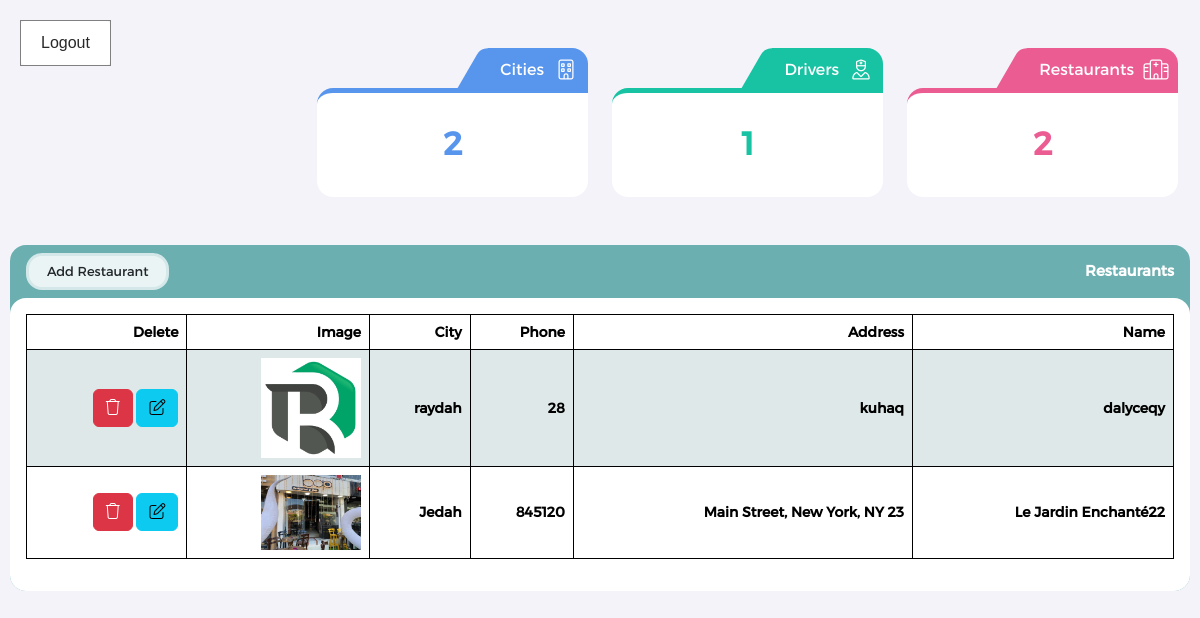
The page /admin/index.php (signed in) on the database its author committed.
### tables this page shows
CREATE TABLE `restaurants` (
  `restaurant_id` int(11) NOT NULL,
  `restaurant_name` varchar(200) NOT NULL,
  `restaurant_address` text NOT NULL,
  `restaurant_phone` varchar(100) NOT NULL,
  `restaurant_username` varchar(250) NOT NULL,
  `restaurant_password` varchar(250) NOT NULL,
  `city_id` int(11) NOT NULL,
  `restaurant_image` varchar(500) NOT NULL
);

CREATE TABLE `cities` (
  `city_id` int(11) NOT NULL,
  `city_name` varchar(100) NOT NULL
);

### helper.php (called while the page is built, shortened)
<?php
if (!function_exists('runQuery')) {
    function runQuery($query)
    {
        $servername = "localhost";
        $username = "root";
        $password = "";
        $database = "resturants";
        $conn = new mysqli($servername, $username, $password, $database);
        $conn->set_charset("utf8");
        return $conn->query($query);
    }
}

### admin/index.php (the view, shortened to what this page needs)
<?php
require('../helper.php');
$selectRestaurantsSql = 'SELECT * FROM restaurants order by restaurant_id DESC';
$selectRestaurantsResult = runQuery($selectRestaurantsSql);
?>
<!doctype html>
<html lang="ar" data-layout="vertical" data-topbar="light" data-sidebar="dark" data-sidebar-size="lg"
      data-sidebar-image="none">
<head>
    <?php
    include_once 'layout/assets/css.php';
    ?>
<body>
<div class="back">
    <a href="logout.php" class="btn"> Logout </a>
</div>
<content>
    <?php
    include_once 'layout/inc/counter.php';
    ?>
    <section class="tableSection">
        <div class="tableHead">
            <h6>Restaurants</h6>
            <button class="btn customBtn" data-bs-toggle="modal" data-bs-target="#createModal">Add Restaurant</button>
        </div>
        <div class="tableDiv">
            <table id="table" class="table datatable table-bordered dt-responsive nowrap table-striped align-middle">
                <thead>
                <tr>
                    <th>Name</th>
                    <th>Address</th>
                    <th>Phone</th>
                    <th>City</th>
                    <th>Image</th>
                    <th>Delete</th>
                </tr>
                </thead>
                <tbody>
                <?php
                if ($selectRestaurantsResult->num_rows > 0) {
                    while ($row = $selectRestaurantsResult->fetch_assoc()) {
                        $selectCitySql = "SELECT * FROM cities where city_id = '{$row['city_id']}'";
                        $selectCityResult = runQuery($selectCitySql);
                        ?>
                        <tr>
                            <th><?php echo $row['restaurant_name'] ?></th>
                            <th><?php echo $row['restaurant_address'] ?></th>
                            <th><?php echo $row['restaurant_phone'] ?></th>
                            <th><?php echo $selectCityResult->fetch_assoc()['city_name'] ?? '' ?></th>
                            <th><img src="../<?php echo $row['restaurant_image'] ?>" style="width: 100px;"></th>
                            <th>
                                <button class="btn btn-info" data-bs-toggle="modal"
                                        data-bs-target="#editModal<?php echo $row['restaurant_id'] ?>"><i
                                            class="fa-light fa-edit"></i></button>
                                <a href="?method=DELETE&id=<?php echo $row['restaurant_id'] ?>"
                                   class="btn btn-danger confirmation"><i class="fa-light fa-trash"></i></a>
                            </th>
                        </tr>
                        <?php
                    }
                }
                ?>
                </tbody>
            </table>
        </div>
    </section>
</content>
</body>
</html>

### admin/assets/dashboard/css/style.css (style rules this page uses)
* { font-family: "montserrat", sans-serif; box-sizing: border-box; margin: 0; padding: 0; outline: none; direction: rtl; }
a { text-decoration: none; transition: all 0.3s ease-in-out !important; color: #6cafb0; }
a, h1, h2, h3, h4, h5, h6, p { margin: 0; }
video, img { max-width: 100%; height: auto; display: inline-block; }
body { background-color: #f3f3f9; }
content { min-height: 50vh; position: relative; display: block; }
::placeholder { font-size: 12px; color: #bababa !important; font-weight: normal !important; }
content { width: min(100% - 20px, 1320px); margin: auto; display: flex; flex-direction: column; gap: 24px; min-height: 100vh; }
.tableDiv { padding: 16px; border-radius: 16px; background-color: #ffffff; }
.tableDiv .table { width: 100%; }
.tableDiv .table-striped > tbody > tr:nth-of-type(odd) > *, .tableDiv table.dataTable.table-striped > tbody > tr.odd { background-color: #eaf4f4; }
.tableSection { background-color: #6cafb0; border-radius: 16px; }
.tableSection .tableHead { display: flex; justify-content: space-between; align-items: center; padding: 8px 16px; gap: 16px; border-radius: 16px; color: #ffffff; }
.tableSection .tableHead h6 { font-weight: bold; }
.tableSection .tableHead .customBtn { background-color: #eaf4f4; border-radius: 16px; font-size: 13px; padding: 6px 18px; border: 3px solid #d5e8e9; }
@media (min-width: 992px) { body { font-size: 14px; } }
@media (min-width: 992px) { h6 { font-size: 15px; } }
@media (min-width: 992px) { a, p { font-size: 14px; } }

### admin/layout/assets/css.php (style rules this page uses)
.back { position: absolute; left: 20px; top: 20px; border: 1px solid gray; }
.back .btn { padding: 10px 20px; background-color: #fff; border: none; border-radius: 4px; color: #292929; text-decoration: none; font-family: 'IBM Plex Sans Arabic', sans-serif; }

### rows shown on the page
restaurants: restaurant_name "dalyceqy", restaurant_address "kuhaq", restaurant_phone "28", city.city_name "raydah", restaurant_image (picture)
restaurants: restaurant_name "Le Jardin Enchanté22", restaurant_address "23 Main Street, New York, NY", restaurant_phone "845120", city.city_name "Jedah", restaurant_image (picture)

### other values the page prints
$countAllRestaurants "2"
$countAllDrivers "1"
$countAllCitiesResult->num_rows "2"
